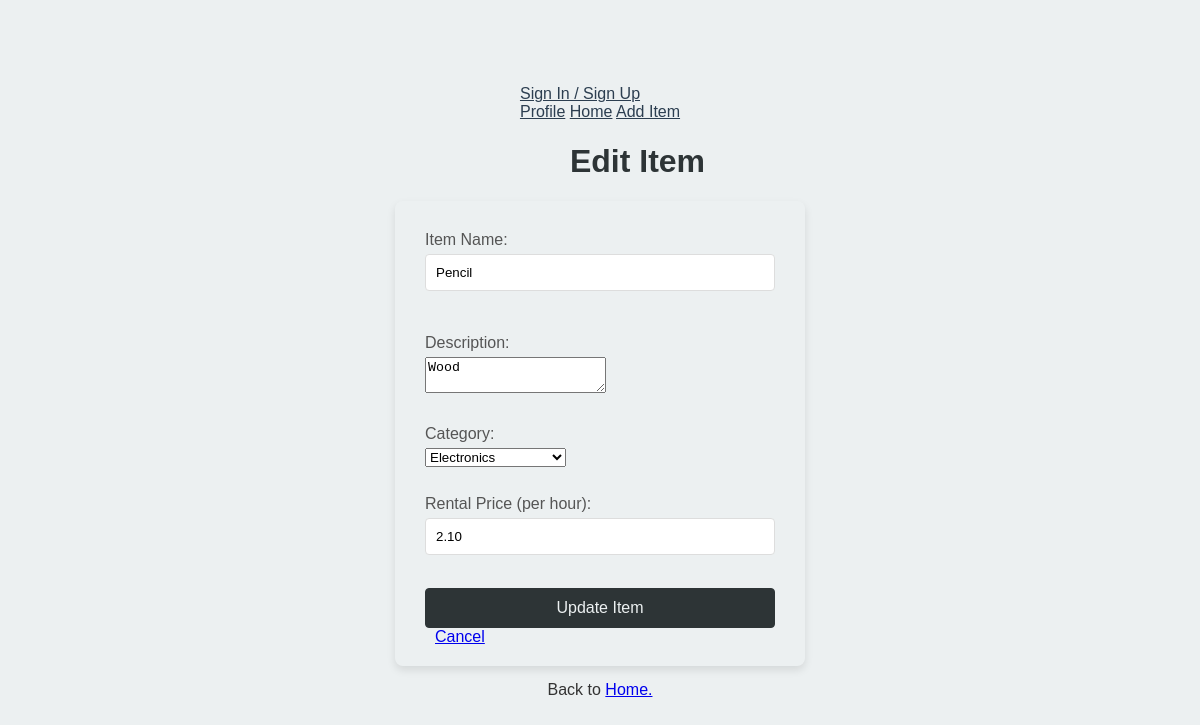
The app's page /edit_item.php?item_name=Pencil (signed in) with its own data.
### tables this page shows
CREATE TABLE `items` (
  `item_id` int(11) NOT NULL,
  `lessor_id` int(11) NOT NULL,
  `renter_id` int(11) DEFAULT NULL,
  `item_name` varchar(50) NOT NULL,
  `description` varchar(255) NOT NULL,
  `category` varchar(50) NOT NULL,
  `rental_price` decimal(10,2) NOT NULL,
  `availability` tinyint(1) NOT NULL
);

### edit_item.php (the view, shortened to what this page needs)
<?php
require_once "db_connection.php";
$item_id = null;
if (isset($_POST['item_id'])) {
    $item_id = $_POST['item_id'];
    $_SESSION['selected_item_id'] = $item_id;
}
else if (isset($_GET['item_name'])) {
    $item_name = $_GET['item_name'];
    $user_id = $_SESSION['user_id'];
    $stmt = $conn->prepare("SELECT item_id FROM items WHERE item_name = ? AND lessor_id = ?");
    $stmt->bind_param("si", $item_name, $user_id);
    $stmt->execute();
    $result = $stmt->get_result();
    if ($result->num_rows > 0) {
        $row = $result->fetch_assoc();
        $item_id = $row['item_id'];
    } else {
        echo "Item not found.";
        exit;
    }
}
$stmt = $conn->prepare("SELECT * FROM items WHERE item_id = ? AND lessor_id = ?");
$stmt->bind_param("ii", $item_id, $_SESSION['user_id']);
$stmt->execute();
$result = $stmt->get_result();
$item = $result->fetch_assoc();
$item_name = $item['item_name'];
$description = $item['description'];
$category = $item['category'];
$rental_price = $item['rental_price'];
?>
<!DOCTYPE html>
<html>
<head>
    <link rel="stylesheet" href="css/styles.css">
</head>
<body>
    <?php include "navbar.php"; ?>
    <h1>Edit Item</h1>
    <form method="post" action="" class="main-form" name="edit_item_form">
        <label for="item_name">Item Name:</label>
        <input type="text" id="item_name" name="item_name" value="<?php echo htmlspecialchars($item_name); ?>"><br><br>
        <label for="description">Description:</label>
        <textarea id="description" name="description"><?php echo htmlspecialchars($description); ?></textarea><br><br>
        <label for="category">Category:</label>
        <select id="category" name="category">
            <option value="Electronics" <?php echo ($category == 'Electronics') ? 'selected' : ''; ?>>Electronics</option>
        </select><br><br>
        <label for="rental_price">Rental Price (per hour):</label>
        <input type="number" id="rental_price" name="rental_price" step="0.01" min="0" value="<?php echo htmlspecialchars($rental_price); ?>"><br><br>
        <button type="submit" name="save_item">Update Item</button>
        <a href="item_page.php" style="margin-left: 10px;">Cancel</a>
    </form>
    <p>Back to <a href="index.php">Home.</a></p>
</body>
</html>

### css/styles.css (style rules this page uses)
body { font-family: Arial, sans-serif; background-color: #ecf0f1; display: flex; flex-direction: column; align-items: center; justify-content: center; height: 100vh; margin: 0; }
form { padding: 20px 30px; border-radius: 8px; align-items: center; justify-content: center; text-align-all: center; box-shadow: 0 4px 8px rgba(0,0,0,0.1); width: 350px; }
label { display: block; margin: 10px 0 5px; color: #555; }
input { width: 100%; padding: 10px; margin-bottom: 15px; border: 1px solid #ddd; border-radius: 4px; box-sizing: border-box; }
h1 { color: #2d3436; align-items: center; justify-content: center; text-align-all: center; padding-left: 75px; }
button { width: 100%; padding: 10px; background-color: #2d3436; color: #ecf0f1; border: 1px solid; border-color: #2d3436; border-radius: 4px; font-size: 16px; cursor: pointer; }
p { margin-top: 15px; color: #333; text-align: center; }

### records on screen
items: item_name "Pencil", description "Wood", rental_price "2.10"
